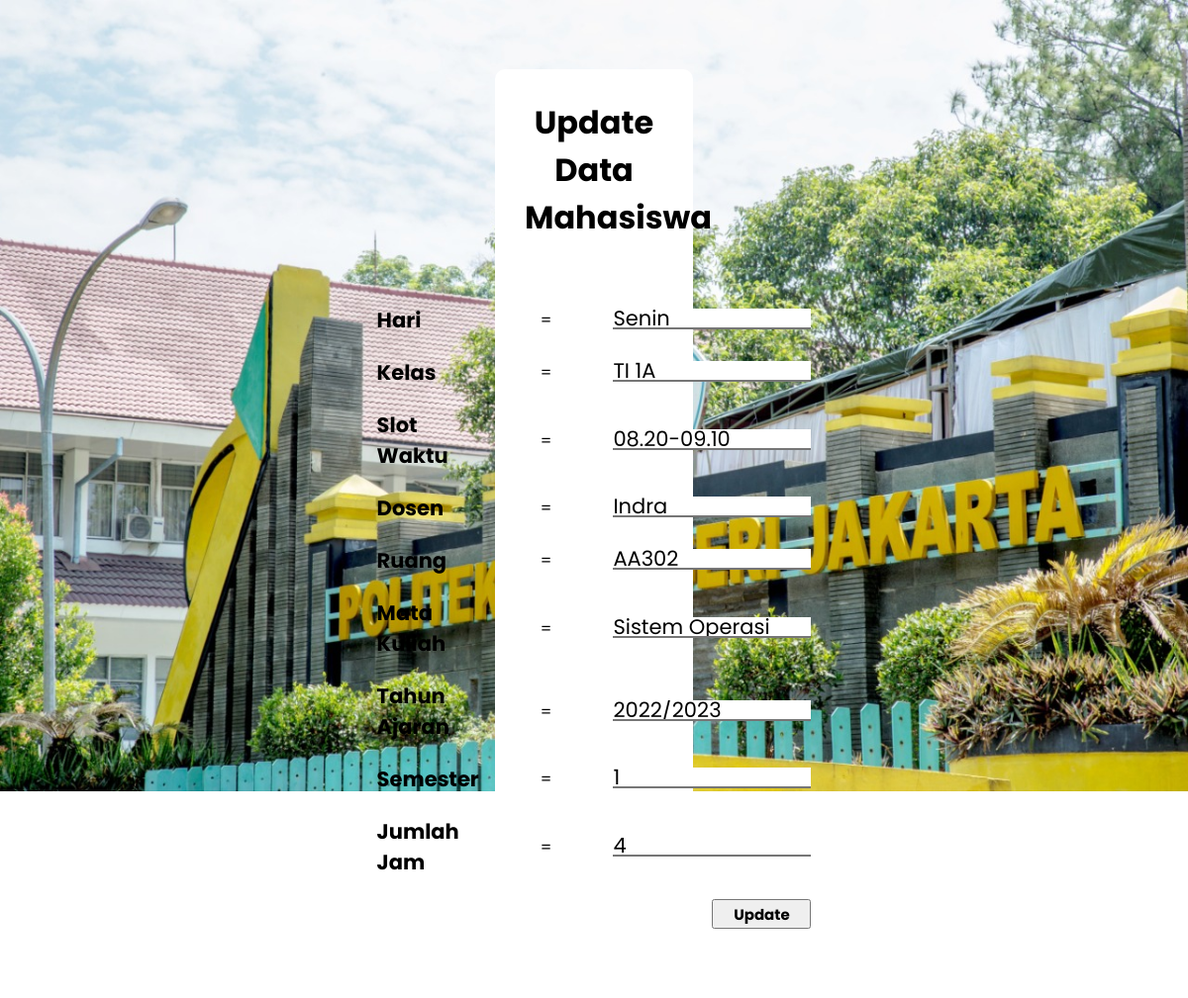
Page /edit.php?id=2 on the committed database.
### tables this page shows
CREATE TABLE `jadwal` (
  `id` int(11) NOT NULL,
  `hari` varchar(50) DEFAULT NULL,
  `slot_waktu` varchar(50) DEFAULT NULL,
  `kelas` varchar(100) DEFAULT NULL,
  `dosen` varchar(50) DEFAULT NULL,
  `ruang` varchar(50) DEFAULT NULL,
  `mata_kuliah` varchar(50) DEFAULT NULL,
  `tahun_ajaran` varchar(50) DEFAULT NULL,
  `semester` varchar(50) DEFAULT NULL,
  `jumlah_jam` int(11) DEFAULT NULL
);

### function/crud.php (called while the page is built, shortened)
<?php
include 'config/koneksi.php';
function query($query){
    global $conn;
    $result = mysqli_query($conn, $query);
    $rows = [];
    while( $row = mysqli_fetch_assoc($result) ){
        $rows[] = $row;
    }
    return $rows;
}
?>

### edit.php (the view, shortened to what this page needs)
<?php
include 'config/koneksi.php';
include 'function/crud.php';
$id = $_GET["id"];
$jadwal = query("SELECT * FROM jadwal WHERE id = $id")[0];
?>
<!DOCTYPE html>
<html lang="en">
    <head>
        <link rel="stylesheet" href="css/stylecrud.css">
    </head>
    <body>
    <div class="container">
        <h1>Update Data Mahasiswa</h1>
        <form action="" method="post">
    <table>
        <tr>
            <td><input type="hidden" name="id" value="<?= $jadwal["id"]; ?>"></td>
        </tr>
        <tr>
            <td><label for="hari">Hari</label></td>
            <td>=</td>
            <td><input type="text" name="hari" value="<?= $jadwal["hari"]; ?>"></td>
        </tr>
        <tr>
            <td><label for="kelas">Kelas</label></td>
            <td>=</td>
            <td><input type="text" name="kelas" value="<?= $jadwal["kelas"]; ?>"></td>
        </tr>
        <tr>
            <td><label for="slot_waktu">Slot Waktu</label></td>
            <td>=</td>
            <td><input type="text" name="slot_waktu" value="<?= $jadwal["slot_waktu"]; ?>"></td>
        </tr>
        <tr>
            <td><label for="dosen">Dosen</label></td>
            <td>=</td>
            <td><input type="text" name="dosen" value="<?= $jadwal["dosen"]; ?>"></td>
        </tr>
        <tr>
            <td><label for="ruang">Ruang</label></td>
            <td>=</td>
            <td><input type="text" name="ruang" value="<?= $jadwal["ruang"]; ?>"></td>
        </tr>
        <tr>
            <td><label for="mata_kuliah">Mata Kuliah</label></td>
            <td>=</td>
            <td><input type="text" name="mata_kuliah" value="<?= $jadwal["mata_kuliah"]; ?>"></td>
        </tr>
        <tr>
            <td><label for="tahun_ajaran">Tahun Ajaran</label></td>
            <td>=</td>
            <td><input type="text" name="tahun_ajaran" value="<?= $jadwal["tahun_ajaran"]; ?>"></td>
        </tr>
        <tr>
            <td><label for="semester">Semester</label></td>
            <td>=</td>
            <td><input type="text" name="semester" value="<?= $jadwal["semester"]; ?>"></td>
        </tr>
        <tr>
            <td><label for="jumlah_jam">Jumlah Jam</label></td>
            <td>=</td>
            <td><input type="text" name="jumlah_jam" value="<?= $jadwal["jumlah_jam"]; ?>"></td>
        </tr>
        <td></td>
        <td></td>
        <td><button type="submit" name="submit">Update</button></td>
    </table>
</form>
</div>
</body>
</html>

### css/stylecrud.css (style rules this page uses)
* { margin: 0; padding: 0; box-sizing: border-box; font-family: "Poppins", sans-serif; }
body { padding: 0; margin: 0; background-image: url("../images/foto.jpg"); background-repeat: no-repeat; background-attachment: fixed; background-size: 100%; }
.container { margin: 70px 500px; padding: 30px; background-color: #ffffff; border-radius: 10px; }
.container h1 { text-align: center; margin-bottom: 30px; }
.container table td { padding: 10px 30px; }
.container table { display: flex; justify-content: center; }
.container label { font-weight: bold; font-size: 21px; }
.container input { height: 21px; width: 200px; border-top-style: hidden; border-left-style: hidden; border-right-style: hidden; font-size: 21px; }
.container button { float: right; width: 100px; height: 30px; font-size: 15px; font-weight: bold; }

### rows in the picture
jadwal: hari "Senin", kelas "TI 1A", slot_waktu "08.20-09.10", dosen "Indra", ruang "AA302", mata_kuliah "Sistem Operasi", tahun_ajaran "2022/2023", semester "1", jumlah_jam "4"
